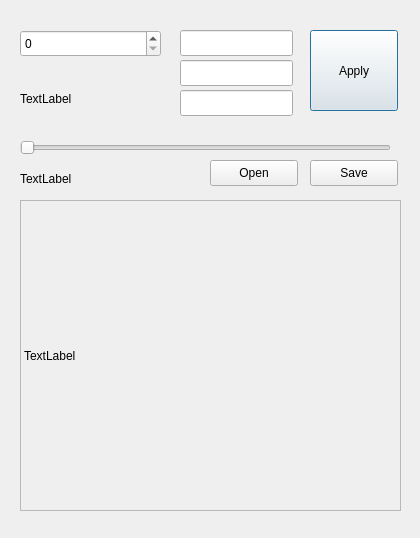
<?xml version="1.0" encoding="UTF-8"?>
<ui version="4.0">
 <class>Dialog</class>
 <widget class="QDialog" name="Dialog">
  <property name="geometry">
   <rect>
    <x>0</x>
    <y>0</y>
    <width>420</width>
    <height>538</height>
   </rect>
  </property>
  <property name="windowTitle">
   <string>Dialog</string>
  </property>
  <widget class="QSpinBox" name="spinBox">
   <property name="geometry">
    <rect>
     <x>20</x>
     <y>30</y>
     <width>141</width>
     <height>27</height>
    </rect>
   </property>
  </widget>
  <widget class="QLineEdit" name="lineEdit">
   <property name="geometry">
    <rect>
     <x>180</x>
     <y>30</y>
     <width>113</width>
     <height>26</height>
    </rect>
   </property>
  </widget>
  <widget class="QLineEdit" name="lineEdit_2">
   <property name="geometry">
    <rect>
     <x>180</x>
     <y>60</y>
     <width>113</width>
     <height>26</height>
    </rect>
   </property>
  </widget>
  <widget class="QLineEdit" name="lineEdit_3">
   <property name="geometry">
    <rect>
     <x>180</x>
     <y>90</y>
     <width>113</width>
     <height>26</height>
    </rect>
   </property>
  </widget>
  <widget class="QPushButton" name="pushButton">
   <property name="geometry">
    <rect>
     <x>310</x>
     <y>30</y>
     <width>88</width>
     <height>81</height>
    </rect>
   </property>
   <property name="text">
    <string>Apply</string>
   </property>
  </widget>
  <widget class="QLabel" name="label">
   <property name="geometry">
    <rect>
     <x>20</x>
     <y>90</y>
     <width>141</width>
     <height>18</height>
    </rect>
   </property>
   <property name="text">
    <string>TextLabel</string>
   </property>
  </widget>
  <widget class="QSlider" name="slider">
   <property name="geometry">
    <rect>
     <x>20</x>
     <y>140</y>
     <width>371</width>
     <height>16</height>
    </rect>
   </property>
   <property name="orientation">
    <enum>Qt::Horizontal</enum>
   </property>
  </widget>
  <widget class="QLabel" name="label_2">
   <property name="geometry">
    <rect>
     <x>20</x>
     <y>170</y>
     <width>101</width>
     <height>18</height>
    </rect>
   </property>
   <property name="text">
    <string>TextLabel</string>
   </property>
  </widget>
  <widget class="QLabel" name="labelPixmap">
   <property name="geometry">
    <rect>
     <x>20</x>
     <y>200</y>
     <width>381</width>
     <height>311</height>
    </rect>
   </property>
   <property name="frameShape">
    <enum>QFrame::StyledPanel</enum>
   </property>
   <property name="text">
    <string>TextLabel</string>
   </property>
  </widget>
  <widget class="QPushButton" name="pushButton_2">
   <property name="geometry">
    <rect>
     <x>310</x>
     <y>160</y>
     <width>88</width>
     <height>26</height>
    </rect>
   </property>
   <property name="text">
    <string>Save</string>
   </property>
  </widget>
  <widget class="QPushButton" name="pushButton_3">
   <property name="geometry">
    <rect>
     <x>210</x>
     <y>160</y>
     <width>88</width>
     <height>26</height>
    </rect>
   </property>
   <property name="text">
    <string>Open</string>
   </property>
  </widget>
 </widget>
 <resources/>
 <connections/>
</ui>
